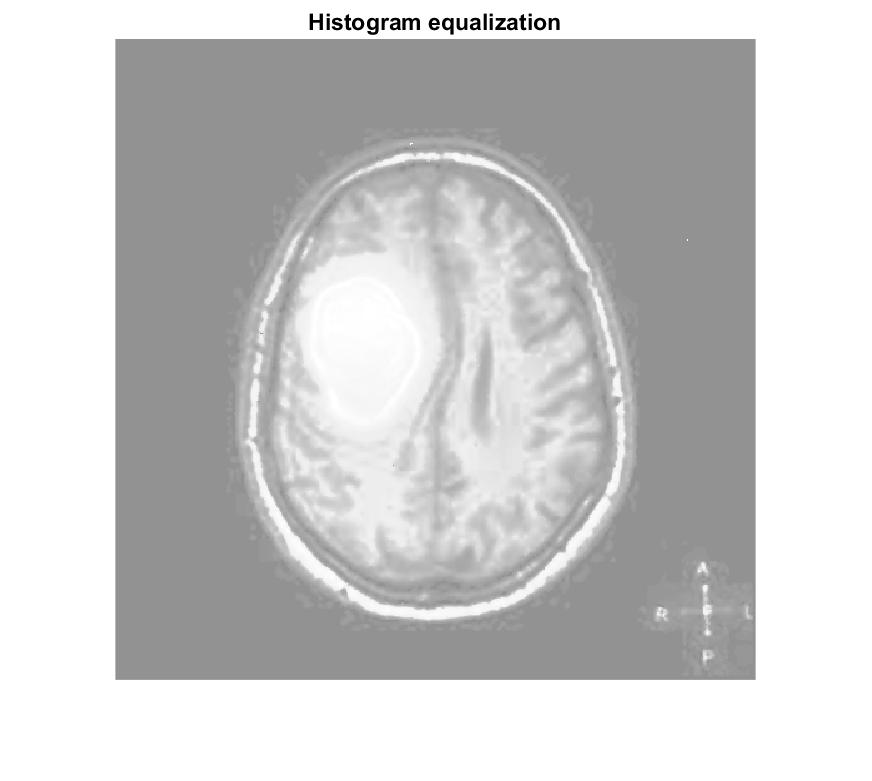
%> input picture src/histo.jpg, 872 x 781 px
$ octave main_normal.m   (GNU Octave 9; MATLAB toolbox functions it lacks are replaced by stand-ins)
%> lines starting %> are read from the running program, lines starting %| are printed output that depends on the picture
clc
clear all
close all
cd TestImages
[filename, pathname] = uigetfile('*.jpg;*.bmp;*.gif', 'Pick an Image File');
%> the answer given: histo.jpg
    if isequal(filename,0) || isequal(pathname,0)
       warndlg('User pressed cancel');
    else
       disp(['User selected ', fullfile(pathname, filename)]);
       im = imread(filename);
%> im is the input picture: size 781x872x3 uint8; min 0, max 255, mean 202.9

Input=imresize(im,[512 512]);
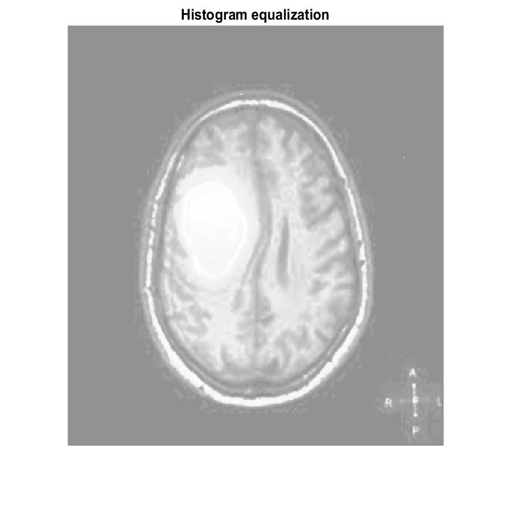
%> Input: size 512x512x3 uint8; min 0, max 255, mean 202.8
Image=Input;
cd ..
[r c p] = size(Input);
%> r = 512; c = 512; p = 3
if p==3
Image=rgb2gray(Image);
end
         imshow(Input);
         title('Test Image');
    end
    helpdlg('Test Image Selected');

     [ll lh hl hh] = dwt2(Image,'db3');
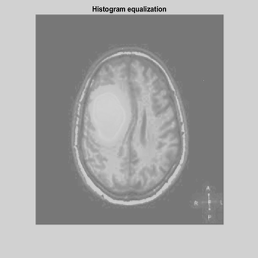
%> ll: size 258x258 double; min 1.19, max 620.7, mean 407.3; drawn with min black and max white
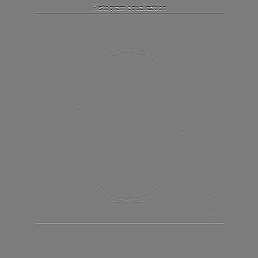
%> lh: size 258x258 double; min -210.5, max 219.6, mean 0; drawn with min black and max white
    s1 = [ll lh;hl hh];
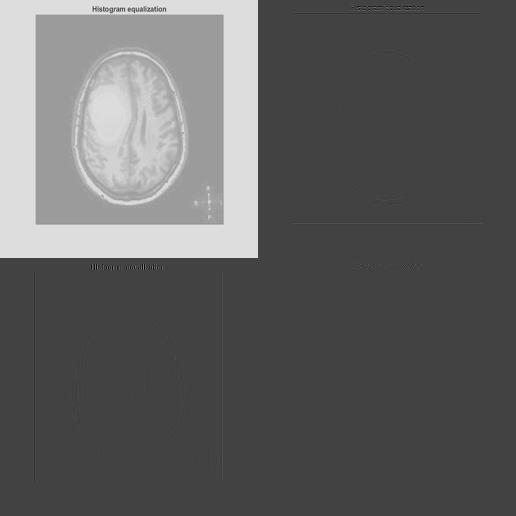
%> s1: size 516x516 double; min -220, max 620.7, mean 101.8; drawn with min black and max white

Min_val = min(min(lh));
%> Min_val = -210.5
Max_val = max(max(lh));
%> Max_val = 219.6
level = round(Max_val - Min_val);
%> level = 430
GLCM = graycomatrix(lh,'GrayLimits',[Min_val Max_val],'NumLevels',level);
stat_feature = graycoprops(GLCM);
%> stat_feature = {Contrast 38.15, Correlation 0.669, Energy 0.548, Homogeneity 0.873}
fea11 = stat_feature.Energy;
%> fea11 = 0.548
fea21 = stat_feature.Contrast;
%> fea21 = 38.15
fea31 = stat_feature.Correlation;
%> fea31 = 0.669
fea41=entropy(lh);
%> fea41 = 1.5
fea51 =mean(mean(lh));
%> fea51 = 0.00331

F1=[fea11 fea21 fea31 fea41 fea51 ];
%> F1 = [0.548 38.15 0.669 1.5 0.00331]

Min_val = min(min(hl));
%> Min_val = -220
Max_val = max(max(hl));
%> Max_val = 243.4
level = round(Max_val - Min_val);
%> level = 463
GLCM = graycomatrix(hl,'GrayLimits',[Min_val Max_val],'NumLevels',level);
%> GLCM: size 463x463 double
stat_feature = graycoprops(GLCM);
%> stat_feature = {Contrast 282.3, Correlation -0.728, Energy 0.506, Homogeneity 0.806}
fea12 = stat_feature.Energy;
%> fea12 = 0.506
fea22 = stat_feature.Contrast;
%> fea22 = 282.3
fea32 = stat_feature.Correlation;
%> fea32 = -0.728
fea42=entropy(hl);
%> fea42 = 1.42
fea52 =mean(mean(hl));
%> fea52 = -0.0277
F2=[fea12 fea22 fea32 fea42 fea52 ];
%> F2 = [0.506 282.3 -0.728 1.42 -0.0277]
    Q = [F1 F2]';
%> Q = [0.548; 38.15; 0.669; 1.5; 0.00331; 0.506; 282.3; -0.728; 1.42; -0.0277]
    imshow(s1,[]);
    title('Daubachies Wavelet');
    helpdlg('Wavelet based Energy Features Extracted');

 TT = [];
cd Database
for i = 1 : 30

    % I have chosen the name of each image in databases as a corresponding
    % number. However, it is not mandatory!
    str = int2str(i);
    str = strcat(str,'.jpg');

%> (the run ends here)
